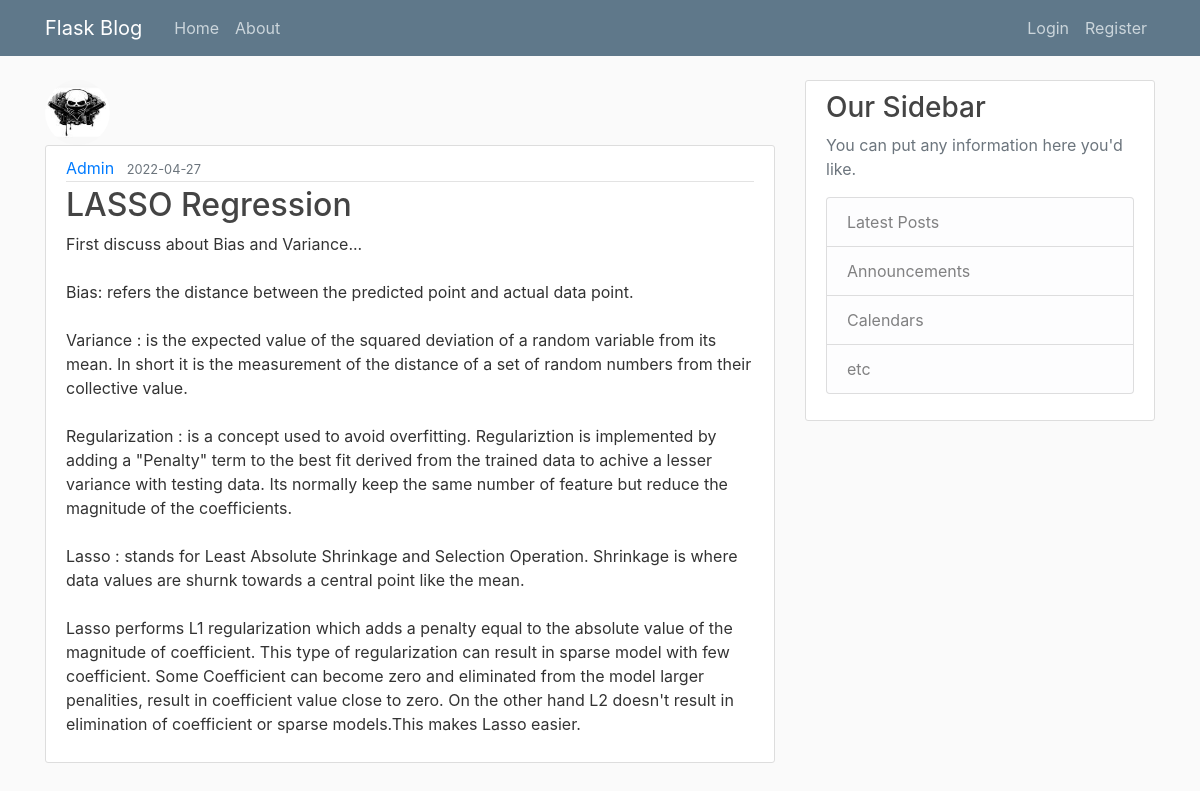
Page /post/9 on the committed database.
### flaskblog/models.py (models this page shows, shortened)
class User(db.Model, UserMixin):
    id = db.Column(db.Integer, primary_key=True)
    username = db.Column(db.String(20), unique=True, nullable=False)
    email = db.Column(db.String(120), unique = True, nullable=False)
    image_file = db.Column(db.String(20), nullable= False, default= 'default.jpg')
    password = db.Column(db.String(60), nullable=False)
    posts = db.relationship('Post', backref='author', lazy=True)

class Post(db.Model):
    id = db.Column(db.Integer, primary_key=True)
    title = db.Column(db.String(100), nullable=False)
    date_posted = db.Column(db.DateTime, nullable=False, default = datetime.utcnow)
    content = db.Column(db.Text, nullable=False)
    user_id = db.Column(db.Integer, db.ForeignKey('user.id'), nullable = False)

### flaskblog/routes.py (the view)
@app.route("/post/<int:post_id>")
def post(post_id):
    post = Post.query.get_or_404(post_id)
    return render_template("post.html", title=post.title, post=post)

### flaskblog/templates/post.html (shortened to what this page needs)
{% extends "layout.html" %}
{% block content %}
    <img class="rounded-circle article-img" src="{{ url_for('static', filename='profile_pics/' + post.author.image_file) }}">
    <article class="media content-section">
      <div class="media-body">
        <div class="article-metadata">
            <a class="mr-2" href="{{ url_for('user_posts', username=post.author.username) }}">{{ post.author.username }}</a>
            <small class="text-muted">{{ post.date_posted.strftime('%Y-%m-%d') }}</small>
        </div>
        <h2 class="article-title">{{ post.title }}</h2>
        <p class="article-content">{{ post.content }}</p>
      </div>
    </article>
{% endblock content %}

### flaskblog/static/main.css (style rules this page uses)
body { background: #fafafa; color: #333333; margin-top: 5rem; }
h1, h2, h3, h4, h5, h6 { color: #444444; }
.content-section { background: #ffffff; padding: 10px 20px; border: 1px solid #dddddd; border-radius: 3px; margin-bottom: 20px; }
.article-title { color: #444444; }
.article-content { white-space: pre-line; }
.article-img { height: 65px; width: 65px; margin-right: 16px; }
.article-metadata { padding-bottom: 1px; margin-bottom: 4px; border-bottom: 1px solid #e3e3e3 }

### rows in the picture
User: image_file (picture), author.username "Admin"
Post: date_posted "2022-04-27", title "LASSO Regression", content "First discuss about Bias and Variance... Bias: refers the distance between the predicted point and actual data point. Variance : is the expected value of the squared deviation of a random variable from its mean. In short it is the measurement of the distance of a set of random numbers from their collective value. Regularization : is a concept used to avoid overfitting. Regulariztion is implemented by adding a \"Penalty\" term to the best fit derived from the trained data to achive a lesser variance with testing data. Its normally keep the same number of feature but reduce the magnitude of the coefficients. Lasso : stands for Least Absolute Shrinkage and Selection Operation. Shrinkage is where…"
